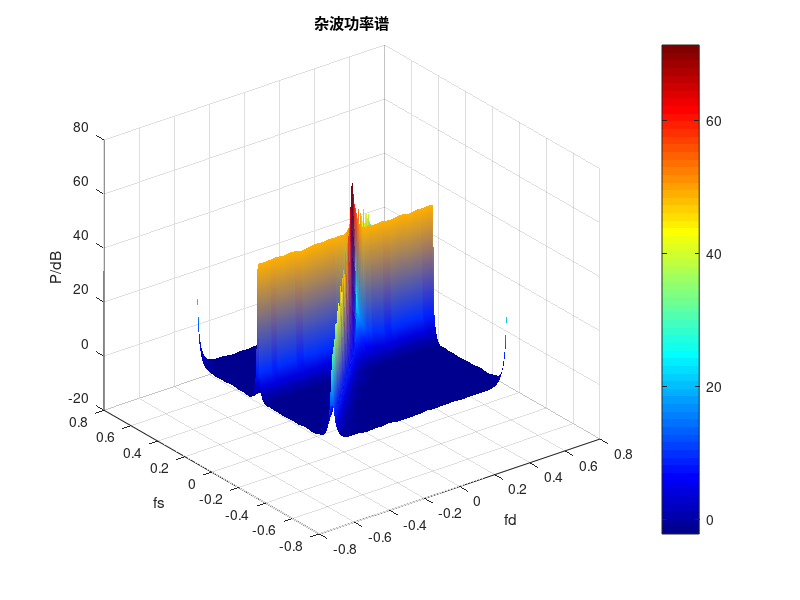

Recreate this plot in MATLAB. (Note: this script raises an error after producing the figure.)
    %
% 硕士期间的杂波仿真，准确地说是杂波+干扰
%先产生噪声背景下的干扰，再考虑机载雷达的情况，将杂波考虑进去.主瓣方向为theta=90°，phi=1°
%  统一时域卷积空域
clc;
clear all;
close all;
%% 参数设置
%-- --系统参数------
Pt=230e3;           %峰值发射功率
lamda=0.23;         %工作波长
fr=2434.8;          %重频
B=5e6;              %接收机带宽
F=3;                %噪声系数dB
tao=15e-6;          %脉冲宽度
K=16;               %相参脉冲数
sigma2=1;           %噪声功率   w
k1=1.38e-23;     % 
T=290;              %温度
c=3e8;              %光速
Ls=10^0.4;          %接收机损耗
%-----天线参数-----
%阵元采用余弦方向图
Gel=4;              %阵元增益dB
M=4;                %列向阵元数，
N=16;               %子阵数
d=lamda/2;          %阵元间距
%------载机参数----
H=8000;             %载机高度
v=140;              %载机速度
%------主瓣指向----
theta=90;
phi=1;              %目标俯视角，方位角为theta，锥角为psi   主瓣方向俯仰角1°   列向合成存在相位误差，需要补偿



%------杂波参数----
gamma=-3;                     %归一化散射系数dB
theta_c=(0:359)*(pi/180);     %杂波块个数为360
N_RangeSample = 2000;          %距离采样数   看似是人为计算，实际上是计算出来的，一个不模糊区间的距离门个数Ru/deltaR
Nc=360;
deltaTheta = 2*pi/Nc;          %方位分辨率/rad

open_phasecompensation_c=exp(-1i*2*pi*d/lamda*sin(1*pi/180)*(0:M-1));    %杂波（俯仰）相位补偿算子
open_phasecompensation_c=open_phasecompensation_c/norm(open_phasecompensation_c);
Mtx_synthesisoperator_c=kron(eye(N),open_phasecompensation_c);               %杂波俯仰合成算子

%% ------------目标生成------------
ksi_t=10^(3/10);                                              %信噪比3db     
a=exp(1i*2*pi*(0:N-1)'*0);                                   
b=exp(1i*2*pi*(0:K-1)'*0.3);                                   %2*vt/(lamda*fr)
Xt=sqrt(sigma2*ksi_t/2)*kron(b,a);


%% -----------干扰生成--------------
Sj=1e-3;                 %干扰机的有效辐射功率密度（W/Hz）  1000
R_j=150e3;              %干扰源所在斜距,考虑干扰源在地面   150km
phi_j=asin(H/R_j);      %干扰源的俯仰角
Fr_j=sum(exp(1i*2*pi*d/lamda*(0:M-1).'*(sin(phi_j)-sin(1*pi/180))));       %干扰的接收方向图  .*Fe_j?
Fr_j=Fr_j/max(max(Fr_j));
Gr_j=M*(10^(Gel/10))*(abs(Fr_j)).^2;                                       %干扰的接收增益
S_j=exp(1i*2*pi*(0:N-1)'*0.05);                                            %16*1
J0=Sj*Gr_j*lamda^2/((4*pi)^2*R_j^2*Ls);           %干扰功率
ksi_j=J0/(k1*T*10^(F/10));                        %干噪比   分母原本乘了一个B，陈师兄
%% ------------杂波生成----------------
Ru=c/(2*fr);                    %最大不模糊距离约为61.6公里
d0=4.12*(sqrt(H)+0)*1000;       %雷达视距 368.5km
fs = 2.5e6;
deltaR = c/(2*B);              % 距离分辨率m     30m
Re = 8.49e6;                   %地球曲率半径km
Ft_c= zeros(1,Nc);             %发射方向图
Fr_c= zeros(1,Nc);             %接收方向图
Xcjn=zeros(N*K,N_RangeSample); %杂波+干扰接收数据
Xcn=zeros(N*K,N_RangeSample);  %杂波接收数据
S_c=zeros(N*K,Nc);
Gt_c=zeros(1,Nc);              %发射增益
Gr_c=zeros(1,Nc);              %接收增益
rcjn=zeros(N*K);
rcn=zeros(N*K);
Xc=zeros(N*K,N_RangeSample);
Rc_real=zeros(N*K);
Rcjn_real=zeros(N*K);
for l = 1:N_RangeSample                             %距离采样遍历
    Rcell = (l-1)*deltaR;                           
    for m=3                                         %对于第三个模糊区间     150km
        Rc =(m-1)*Ru + Rcell;                       %不同模糊区间的杂波距离  (m-1)*Ru + Rcell
        if Rc>=H &&  Rc<= d0
            sin_psi = (2*H*Re+H^2-Rc^2)/2/Rc/Re;       %擦地角           若不严格考虑擦地角而将俯仰角视为擦地角，最终无法得出结果！！！！
            if sin_psi>0 && (1-sin_psi)>(1e-10)
                phi_c=asin(-(2*H*Re+H^2+Rc^2)/2/Rc/(Re+H));         %杂波俯仰角
                psi_c=acos(cos(theta_c)*cos(phi_c));                %计算锥角
                cos_psi = sqrt(1-sin_psi^2);                        %擦地角余弦
                Fe_c=abs(cos(theta_c+90*pi/180));                   %阵元方向图采用余弦方向图
                Ft_c=sum(exp(1i*2*pi*d/lamda*(0:N-1).'*(cos(psi_c)-cos(90*pi/180)*cos(1*pi/180))))*sum(exp(1i*2*pi*d/lamda*(0:M-1)'*(sin(phi_c)-sin(1*pi/180)))).*Fe_c;    %整个阵面总的发射方向图
                Fr_c=sum(exp(1i*2*pi*d/lamda*(0:M-1).'*(sin(phi_c)-sin(1*pi/180)))).*Fe_c;
                Ft_c=Ft_c/max(max(Ft_c));
                Fr_c=Fr_c/max(max(Fr_c));
                Gt_c=M*N*(10^(Gel/10))*(abs(Ft_c)).^2;
                Gr_c=M*(10^(Gel/10))*(abs(Fr_c)).^2;
                sigma0=10^(gamma/10)*sin_psi;                                   %散射系数,等gama模型
                % ClutterPatchArea = Rc*deltaTheta*deltaR/cos_psi;
                % sigma = sigma0*ClutterPatchArea;
                Ag=c*tao/2*1/cos_psi*Rc*sin(1/360*2*pi);                   %杂波块的地面可分辨面积 长*宽
                ksi_c=sqrt((Pt*B*tao*Gt_c.*Gr_c*lamda^2*Ag*sigma0)/((4*pi)^3*Rc^4*k1*T*B*10^(F/10)*Ls));    %杂噪比
                fd_c=2*cos(phi_c)*cos(theta_c)*v/(lamda*fr);
                St_c=exp(1i*(0:K-1)'*2*pi*fd_c);                                %时域导向矢量
                fs_cn=cos(phi_c)*cos(theta_c)*2*pi*d/lamda;
                fs_cm=sin(phi_c)*2*pi*d/lamda;
                Ss_c=(ones(N,1)*ksi_c).*(Mtx_synthesisoperator_c*kron(exp(1i*(0:N-1)'*fs_cn),exp(1i*(0:M-1)'*fs_cm)));    %空域导向矢量,面阵的导向矢量与线阵不同
                for i=1:Nc
                    S_c(:,i)=kron(St_c(:,i),Ss_c(:,i));                             %时域卷积空域     NK*360
                end
                if l == 1000
                    Rc_real = S_c*S_c';                                             %每一个距离门上真实(理论)的Rc
                end
                Xc(:,l)=S_c*(rand(1,Nc)+1i*randn(1,Nc))';                       %每一个距离采样点上的杂波数据
                Xn=sqrt(sigma2/2)*(randn(N*K,1)+1i*randn(N*K,1));               %Xn=wgn(N*K,1,0)  0db是统计意义上的值，在非大样本情况下实际功率不是0db
                % Xjt=sqrt(sigma2*ksi_j/2)*(randn(K,1)+1i*randn(K,1));          %干扰的时域数据，全多普勒域
                % if l>=1000&&l<1200
                Xj=sqrt(sigma2*ksi_j/2).*kron((randn(K,1)+1i*randn(K,1)),S_j);   % 时域卷积空域
                % else
                %     Xj=zeros(N*K,1);
                % end
                Xcjn(:,l) = Xcjn(:,l)+Xc(:,l)+Xn+Xj;                     %第l个距离单元的空时快拍数据  256*1
                Xcn(:,l) = Xcn(:,l)+Xc(:,l)+Xn;  
            end
        end
    end
end

%% 画图
Rcjn_real=Rc_real+Xj*Xj'+eye(N*K);
Rcn_real=Rc_real+eye(N*K);
for p=1:3*N*K                 %用3NK个样本来进行估计
    rcjn=rcjn+Xcjn(:,p)*Xcjn(:,p)';    %+eye(N*K)
    rcn=rcn+Xcn(:,p)*Xcn(:,p)';
end
Rcjn=rcjn/(3*N*K);                  %估计值
Rcn=rcn/(3*N*K); 

%计算杂波功率谱P并绘图
fs_num=101;
fd_num=101;
fs_n=linspace(-0.5,0.5,fs_num);
fd_n=linspace(-0.5,0.5,fd_num);
Rcjn_inv=inv(Rcjn);
P=zeros(fd_num,fs_num);
for i=1:fd_num
    St=exp(1i*(0:K-1)'*2*pi*fd_n(i));
    for j=1:fs_num
        Ss=exp(1i*(0:N-1)'*2*pi*fs_n(j));     %此处虚数原先用j，混淆了。。
        S=kron(St,Ss);                        %先时域再空域！！！！
        S=S/norm(S);                          %归一化使噪声为功率在图中显示为零
        P(j,i)=10*log10(abs(1/(S'*Rcjn_inv*S)));
    end
end

figure(1);
colormap(jet);
surf(fd_n,fs_n,P);
shading interp;lighting gouraud;colorbar;
title('杂波功率谱');xlabel('fd');ylabel('fs');zlabel('P/dB');hold on;  %绘制杂波功率谱图

%特征谱图
EigVal = eig(Rcjn);
EigVal = db(sort(abs(EigVal),'descend'))/2;
EigVal2 = eig(Rcn);
EigVal2 = db(sort(abs(EigVal2),'descend'))/2;

figure(2);
plot(EigVal','*-');
title('特征谱');
grid on;
hold on 
plot(EigVal2','+-');
legend('杂波+干扰','杂波','Location','NorthWest'); 

%距离多普勒图
%先对每个阵元接收数据做DFT，后空域合成
clutter_echo_matrix = zeros(N,K,N_RangeSample);
Vec_Qs = chebwin(N,60).';                               %
Vec_Qs = Vec_Qs/(sqrt(Vec_Qs*Vec_Qs'));                %归一化的空域
u_s = Vec_Qs;                                          %1*N的空域合成算子
Vec_Qt = chebwin(K,60).';                              %1*K
Vec_Qt = Vec_Qt/(sqrt(Vec_Qt*Vec_Qt'));
fd_t=-0.5:0.01:0.49;                                  %(-K/2:K/2-1)/K;
fdata = zeros(N,100,N_RangeSample);
fdata2 = zeros(100,N_RangeSample);

for l=1:N_RangeSample
    clutter_echo_matrix(:,:,l)=reshape(Xcjn(:,l),N,K); %NK*L矩阵变维为N*K*L
    for n = 1:N                                        %先对每个阵元数据进行DFT,得到每个阵元数据仍为1*K(频域)
        fdata(n,:,l)=(Vec_Qt.*clutter_echo_matrix(n,:,l)*exp(1i*2*pi*(0:K-1).'*fd_t));         %(1*K).*(1*K)*(K*K)第l个距离门中第n个阵元进行DFT处理以后的回波数据，exp(j*2*pi*(0:K-1).'*fd))为DFT权值
    end
    fdata2(:,l) = u_s*fdata(:,:,l);  %第l个距离门中对每个阵元数据进行DFT后再用空域合成算子进行空域合成
end

x=1:length(fd_t);                       %1:size(fdata2,1)
y=1:N_RangeSample;                       %1:size(fdata2,2)
figure(2);colormap(jet);
mesh(x,y,20*log10(abs(fdata2.')));
shading interp;
lighting gouraud;colorbar;
title('处理前距离-多普勒图');
% axis([1 length(fd_t) 1 N_RangeSample]);
xlabel('多普勒通道');ylabel('距离门');
